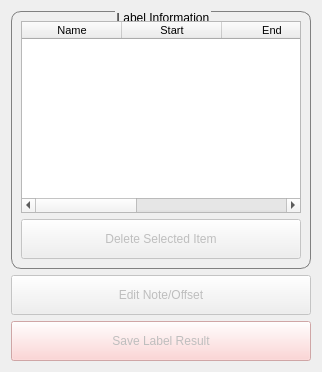
           <widget class="QWidget" name="widget_2" native="true">
            <property name="sizePolicy">
             <sizepolicy hsizetype="Fixed" vsizetype="Expanding">
              <horstretch>0</horstretch>
              <verstretch>0</verstretch>
             </sizepolicy>
            </property>
            <property name="minimumSize">
             <size>
              <width>300</width>
              <height>0</height>
             </size>
            </property>
            <layout class="QGridLayout" name="gridLayout_9">
             <item row="2" column="0">
              <widget class="QPushButton" name="saveLabel_pushButton">
               <property name="enabled">
                <bool>false</bool>
               </property>
               <property name="minimumSize">
                <size>
                 <width>0</width>
                 <height>40</height>
                </size>
               </property>
               <property name="styleSheet">
                <string notr="true">background-color: rgb(252, 202, 202);</string>
               </property>
               <property name="text">
                <string>Save Label Result</string>
               </property>
              </widget>
             </item>
             <item row="0" column="0">
              <widget class="QGroupBox" name="labelInfo_groupBox">
               <property name="sizePolicy">
                <sizepolicy hsizetype="Fixed" vsizetype="Preferred">
                 <horstretch>0</horstretch>
                 <verstretch>0</verstretch>
                </sizepolicy>
               </property>
               <property name="minimumSize">
                <size>
                 <width>300</width>
                 <height>0</height>
                </size>
               </property>
               <property name="styleSheet">
                <string notr="true">QGroupBox{
border-width:1px;
border-style:solid;
border-radius: 10px;
border-color:gray;
margin-top:2.5ex;
}
QGroupBox::title{
subcontrol-origin:margin;
subcontrol-position:top center;
padding:0 1x;
}</string>
               </property>
               <property name="title">
                <string>Label Information</string>
               </property>
               <layout class="QGridLayout" name="gridLayout_5">
                <item row="1" column="0" colspan="2">
                 <widget class="QPushButton" name="delete_pushButton">
                  <property name="enabled">
                   <bool>false</bool>
                  </property>
                  <property name="minimumSize">
                   <size>
                    <width>0</width>
                    <height>40</height>
                   </size>
                  </property>
                  <property name="text">
                   <string>Delete Selected Item</string>
                  </property>
                 </widget>
                </item>
                <item row="0" column="0" colspan="2">
                 <widget class="QTableWidget" name="labelInfo_tableWidget">
                  <property name="sizePolicy">
                   <sizepolicy hsizetype="Preferred" vsizetype="Expanding">
                    <horstretch>0</horstretch>
                    <verstretch>0</verstretch>
                   </sizepolicy>
                  </property>
                  <property name="selectionMode">
                   <enum>QAbstractItemView::SingleSelection</enum>
                  </property>
                  <property name="selectionBehavior">
                   <enum>QAbstractItemView::SelectRows</enum>
                  </property>
                  <attribute name="horizontalHeaderMinimumSectionSize">
                   <number>30</number>
                  </attribute>
                  <column>
                   <property name="text">
                    <string>Name</string>
                   </property>
                   <property name="font">
                    <font>
                     <pointsize>8</pointsize>
                    </font>
                   </property>
                  </column>
                  <column>
                   <property name="text">
                    <string>Start</string>
                   </property>
                   <property name="toolTip">
                    <string>&lt;html&gt;&lt;head/&gt;&lt;body&gt;&lt;p&gt;Upper left conrner&lt;/p&gt;&lt;p&gt;(x1,y1)&lt;/p&gt;&lt;/body&gt;&lt;/html&gt;</string>
                   </property>
                   <property name="font">
                    <font>
                     <pointsize>8</pointsize>
                    </font>
                   </property>
                  </column>
                  <column>
                   <property name="text">
                    <string>End</string>
                   </property>
                   <property name="toolTip">
                    <string>&lt;html&gt;&lt;head/&gt;&lt;body&gt;&lt;p&gt;Lower right conrner&lt;/p&gt;&lt;p&gt;(x2,y2)&lt;/p&gt;&lt;/body&gt;&lt;/html&gt;</string>
                   </property>
                   <property name="font">
                    <font>
                     <pointsize>8</pointsize>
                    </font>
                   </property>
                  </column>
                  <column>
                   <property name="text">
                    <string>Order</string>
                   </property>
                   <property name="font">
                    <font>
                     <pointsize>8</pointsize>
                    </font>
                   </property>
                  </column>
                  <column>
                   <property name="text">
                    <string>Duration(s)</string>
                   </property>
                   <property name="font">
                    <font>
                     <pointsize>8</pointsize>
                    </font>
                   </property>
                  </column>
                 </widget>
                </item>
               </layout>
              </widget>
             </item>
             <item row="1" column="0">
              <widget class="QPushButton" name="EditNote_pushButton">
               <property name="enabled">
                <bool>false</bool>
               </property>
               <property name="minimumSize">
                <size>
                 <width>0</width>
                 <height>40</height>
                </size>
               </property>
               <property name="text">
                <string>Edit Note/Offset</string>
               </property>
              </widget>
             </item>
            </layout>
           </widget>
